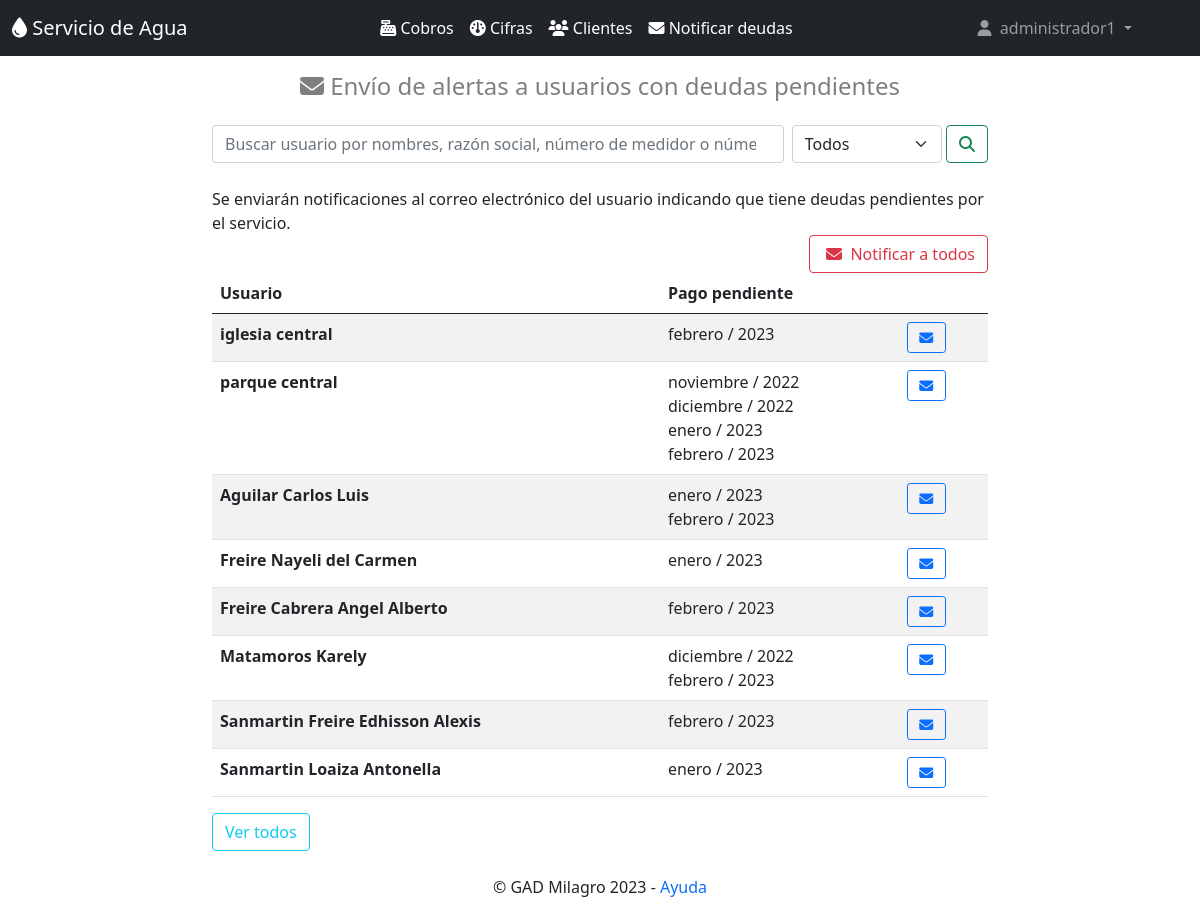
The app's page /notificaciones/ (signed in), older data.
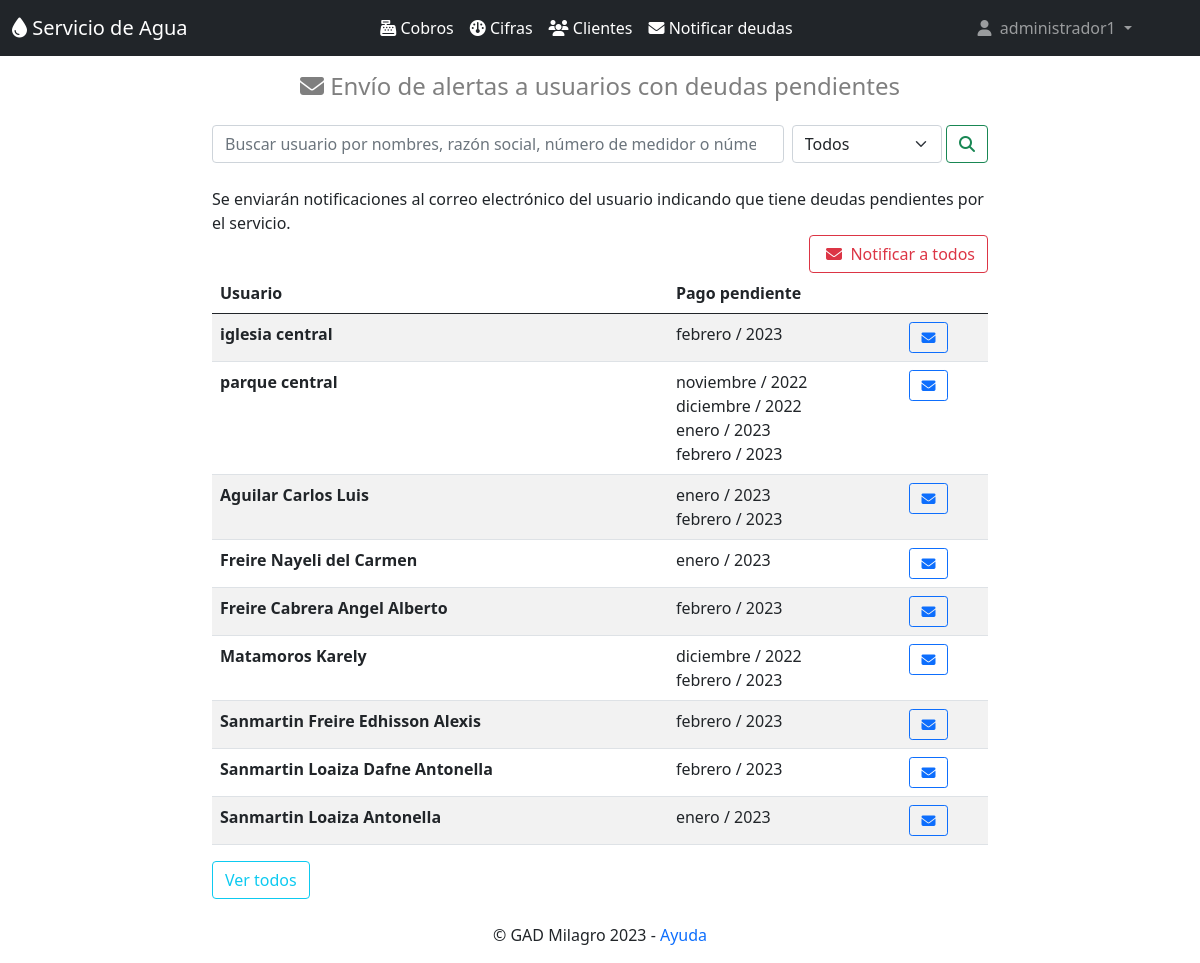
The same page, newer data.
### clientes/models.py (models this page shows, shortened)
class Cliente(models.Model):
    nombres=models.CharField(max_length=50)
    apellidos=models.CharField(max_length=30,null=True, blank=True)
    detalle=models.CharField(max_length=30,null=True, blank=True)
    medidor=models.CharField(max_length=10, unique=True)
    cedula=models.CharField(max_length=15)
    email=models.EmailField()
    direccion=models.CharField(max_length=50,null=True, blank=True)
    celular=models.CharField(max_length=10,null=True, blank=True)
    deuda=models.CharField(max_length=1, choices=deuda, default='n',null=True, blank=True)
    ultima_cifra=models.CharField(max_length=30,default='null',null=True, blank=True)
    class Meta:
        db_table = 'cliente'
        verbose_name = 'Cliente'
        verbose_name_plural = 'clientes'
        ordering = ['apellidos']

### cifras/models.py (models this page shows, shortened)
class Cifras(models.Model):
    id_usuario=models.ForeignKey(Cliente, null=True, on_delete=models.CASCADE)
    mes=models.CharField(max_length=10)
    anio=models.CharField(max_length=4)
    cifra=models.IntegerField()
    id_valores=models.CharField(max_length=10)
    estado=models.CharField(max_length=1, choices=pagado, default='n')
    class Meta:
        db_table = 'cifra'
        verbose_name = 'Cifra'
        verbose_name_plural = 'cifras'
        ordering = ['id']

### notificaciones/views.py (the view)
# urls.py: path('notificaciones/',notificaciones),
def notificaciones(request,):
    busqueda = request.GET.get("buscar")
    filtro = request.GET.get("filtro")
    date = datetime.date.today()
    año = date.strftime("%Y")
    mes = date.strftime("%B")
    fecha = mes+año
    try:
        notificacion = Notificaciones.objects.all()
        clientes = Cliente.objects.filter(
                Q(deuda__icontains = 's')
            ).distinct()
    except:
        raise Http404
    try:
        if (str(filtro)=='1' or str(filtro)=='2') and busqueda:
            if str(filtro) == '1':
                clientes = Cliente.objects.filter(deuda = 's').filter(detalle = fecha).filter(
                    Q(nombres__icontains = busqueda) |
                    Q(apellidos__icontains = busqueda)|
                    Q(medidor__icontains = busqueda) |
                    Q(cedula__icontains = busqueda)
                ).distinct()
                messages.success(request, "Los resultados para la busqueda '"+busqueda+"' y el filtro 'Notificados' son:")
            if str(filtro) == '2':
                clientes = Cliente.objects.filter(deuda = 's').exclude(detalle__icontains = fecha).filter(
                        Q(nombres__icontains = busqueda) |
                        Q(apellidos__icontains = busqueda)|
                        Q(medidor__icontains = busqueda) |
                        Q(cedula__icontains = busqueda)
                    ).distinct()
                messages.success(request, "Los resultados para la busqueda '"+busqueda+"' y el filtro 'Sin notificar' son:")
        else:
            if filtro:
                if str(filtro) == '1':
                    clientes = Cliente.objects.filter(deuda = 's').filter(detalle = fecha).distinct()
                    messages.success(request, "Los usuarios que se han notificado son:")
                if str(filtro) == '2':
                    clientes = Cliente.objects.filter(deuda = 's').exclude(detalle__icontains = fecha).distinct()
                    messages.success(request, "Los usuarios por notificar son:")
            if busqueda:
                messages.success(request, " Los resultados encontrados para la busqueda '"+busqueda+"' son:")
                clientes = Cliente.objects.filter(deuda = 's').filter(
                    Q(nombres__icontains = busqueda) |
                    Q(apellidos__icontains = busqueda)|
                    Q(medidor__icontains = busqueda) |
                    Q(cedula__icontains = busqueda)
                ).distinct()
    except Cliente.DoesNotExist:
        raise Http404
    try:
        cifras = Cifras.objects.filter(
                Q(estado__icontains = 'n')
            ).distinct()
        notificart = ''
    except Cifras.DoesNotExist:
        raise Http404
    for c in clientes:#para desabilitar el boton enviar
        if c.detalle != fecha:
            notificart = notificart+str(c.detalle)
    return render(request, "notificaciones.html", {"clientes":clientes,"cifras":cifras, "fecha":fecha,"notificacion":notificacion,"notificart":notificart})

### templates/notificaciones.html (shortened to what this page needs)
{% extends "home.html" %}
{% block content %}
{% load i18n %}
    <div class="container mb-1 " style="max-width: 800px;">
        <h4 class="text-black-50 text-center py-3"><i class="fa-solid fa-envelope"></i> Envío de alertas a usuarios con deudas pendientes </h4>
    </div>
    <div class="container " style="max-width: 800px;">
        <form class="d-flex" method="GET">
            <input class="form-control me-2" type="search" placeholder="Buscar usuario por nombres, razón social, número de medidor o número de cédula" aria-label="Search" name="buscar" value="">
            <select name="filtro" style="max-width: 150px;" class="form-select" aria-label="Default select example">
                <option selected>Todos</option>
            </select>&nbsp;
            <button title="Realizar la búsqueda" class="btn btn-outline-success" type="submit"><i class="fa-solid fa-magnifying-glass"></i></button>
        </form>
    </div>
    <div class="container py-4" style="max-width: 800px;">
        <div style="float:left">Se enviarán notificaciones al correo electrónico del usuario indicando que tiene deudas pendientes por el servicio.</div>
        {% if notificart == "" %}
            <div style="float:right"><button title="Notificaciones enviadas" type="button" class="btn btn-outline-success" disabled>&nbsp;<i class="fa-solid fa-envelope-circle-check"></i>&nbsp; Notificaciones Enviadas</button></div>
        {% else %}
            <div style="float:right"><a title="Notificar a todos los usuarios con deudas" class="btn btn-outline-danger" href="/notificartodos/">&nbsp;<i class="fa-solid fa-envelope"></i>&nbsp; Notificar a todos</a></div> <br>
        {% endif %}
        <table class="table table-responsive table-striped">
            <thead>
                <tr>
                    <th>Usuario</th>
                    <th>Pago pendiente</th>
                    <th></th>
                </tr>
            </thead>
            <tbody>
                {% for cliente in clientes %}
                    {% if cliente.detalle != 'eliminado' %}
                        <tr>
                        <th scope="row">{% if cliente.apellidos == None %}  {% else %} {{ cliente.apellidos }} {% endif %}{{ cliente.nombres }}</th>
                            <td>
                                {% for c in cifras %}
                                    {% if cliente == c.id_usuario %}
                                        {% filter slugify %}{% trans c.mes %}{% endfilter %} / {{ c.anio }}<br>
                                    {% endif %}
                                {% endfor %}
                            </td>
                            <td>
                                {% if cliente.detalle == fecha %}
                                    <button title="Notificación enviada" type="button" class="btn-sm btn-outline-success" disabled><i class="fa-solid fa-envelope-circle-check"></i></button>
                                {% else %}
                                    <a title="Notificar al usuario selecionado" class="btn btn-sm btn-outline-primary" href="/notificarusuario/{{cliente.id}}">&nbsp;<i class="fa-solid fa-envelope"></i>&nbsp;</a>
                                {% endif %}
                            </td>
                        </tr>
                    {% endif %}
                {% endfor %}
                </tbody>
        </table>
        <a class="btn btn-outline-info" href="/notificaciones">Ver todos</a> &nbsp;&nbsp;
    </div>
{% endblock %}

### templates/home.html (shortened to what this page needs)
<!doctype html>
<html lang="es">
    <head>
        <link href="https://cdn.jsdelivr.net/npm/bootstrap@5.0.2/dist/css/bootstrap.min.css" rel="stylesheet">
        <link href="https://cdnjs.cloudflare.com/ajax/libs/font-awesome/6.2.1/css/all.min.css" rel="stylesheet">
        {% load static %}
    </head>
    <body >
        {% if user.is_authenticated %}
            <nav class="navbar navbar-expand-lg navbar-dark bg-dark " >
                <div class="container-fluid">
                        <a title="Página principal" class="navbar-brand" href="/">
                            <i class="fa-sharp fa-solid fa-droplet"></i> Servicio de Agua</a>
                    <div class="collapse navbar-collapse" id="navbarSupportedContent">
                        <ul class="navbar-nav ms-auto mb-2 mb-lg-0">
                            <li class="nav-item">
                                <a title="Realizar cobros del servicio" class="nav-item nav-link active" href="/cobros"><i class="fa-solid fa-cash-register"></i> Cobros</a>
                            </li>
                            <li class="nav-item ">
                                <a title="Ingresar cifras de consumo" class="nav-item nav-link active" href="/cifras"><i class="fa-solid fa-gauge"></i> Cifras</a>
                            </li>
                            <li class="nav-item">
                                <a title="Clientes del servicio" class="nav-item nav-link active" href="/clientes"><i class="fa-solid fa-users"></i> Clientes</a>
                            </li>
                            <li class="nav-item dropdown">
                                <a title="Notificar deudas de usuarios" class="nav-item nav-link active" href="/notificaciones"><i class="fa-solid fa-envelope"></i> Notificar deudas</a>
                            </li>
                        </ul>
                        <ul class="navbar-nav ms-auto   mb-2 mb-lg-0">
                            <li class="nav-item dropdown">
                                <a class="nav-link dropdown-toggle" href="#" id="navbarDarkDropdownMenuLink" role="button" data-bs-toggle="dropdown" aria-expanded="false">
                                    <i class="fa-solid fa-user"></i> &nbsp;{{ user }}
                                </a>
                            </li>
                        </ul>
                    </div>
                </div>
            </nav>
            {% block content %}{% endblock %}
        {% else %}
                            {% load static %}
        {% endif %}
        <p class="text-center">© GAD Milagro 2023 {% if user.is_authenticated %}- <span><a href="https://drive.google.com/file/d/16-8JYegC2xnaQnbSgStOgYeFJUycr0b_/view?usp=share_link" class="enlace-sin-subrayado" style="margin-left" target="_blank"> Ayuda</a></span>{% endif %}</p>
  </body>
</html>

### templates/home.html (style rules this page uses)
.enlace-sin-subrayado { text-decoration: none; }

Row changes from the older to the newer data that the page shows:
now on this page (row edited): Cliente: apellidos "Sanmartin Loaiza", nombres "Dafne Antonella"
added Cifras: mes "febrero", anio "2023", shown under "Sanmartin Loaiza"
